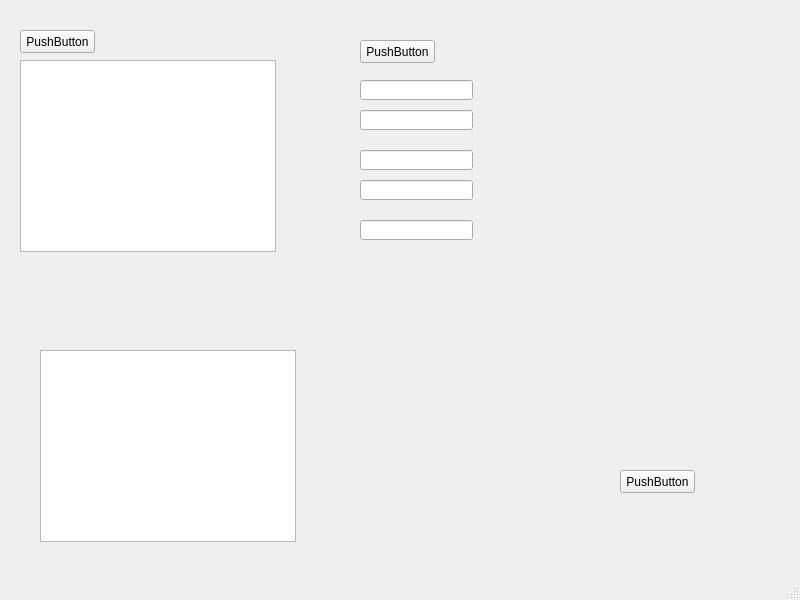
<?xml version="1.0" encoding="UTF-8"?>
<ui version="4.0">
 <class>MainWindow</class>
 <widget class="QMainWindow" name="MainWindow">
  <property name="geometry">
   <rect>
    <x>0</x>
    <y>0</y>
    <width>800</width>
    <height>600</height>
   </rect>
  </property>
  <property name="windowTitle">
   <string>MainWindow</string>
  </property>
  <widget class="QWidget" name="centralwidget">
   <widget class="QListWidget" name="listWidget">
    <property name="geometry">
     <rect>
      <x>20</x>
      <y>60</y>
      <width>256</width>
      <height>192</height>
     </rect>
    </property>
   </widget>
   <widget class="QLineEdit" name="lineEdit">
    <property name="geometry">
     <rect>
      <x>360</x>
      <y>80</y>
      <width>113</width>
      <height>20</height>
     </rect>
    </property>
   </widget>
   <widget class="QLineEdit" name="lineEdit_2">
    <property name="geometry">
     <rect>
      <x>360</x>
      <y>110</y>
      <width>113</width>
      <height>20</height>
     </rect>
    </property>
   </widget>
   <widget class="QLineEdit" name="lineEdit_3">
    <property name="geometry">
     <rect>
      <x>360</x>
      <y>150</y>
      <width>113</width>
      <height>20</height>
     </rect>
    </property>
   </widget>
   <widget class="QLineEdit" name="lineEdit_4">
    <property name="geometry">
     <rect>
      <x>360</x>
      <y>180</y>
      <width>113</width>
      <height>20</height>
     </rect>
    </property>
   </widget>
   <widget class="QLineEdit" name="lineEdit_5">
    <property name="geometry">
     <rect>
      <x>360</x>
      <y>220</y>
      <width>113</width>
      <height>20</height>
     </rect>
    </property>
   </widget>
   <widget class="QGraphicsView" name="graphicsView">
    <property name="geometry">
     <rect>
      <x>40</x>
      <y>350</y>
      <width>256</width>
      <height>192</height>
     </rect>
    </property>
   </widget>
   <widget class="QPushButton" name="pushButton">
    <property name="geometry">
     <rect>
      <x>20</x>
      <y>30</y>
      <width>75</width>
      <height>23</height>
     </rect>
    </property>
    <property name="text">
     <string>PushButton</string>
    </property>
   </widget>
   <widget class="QPushButton" name="pushButton_2">
    <property name="geometry">
     <rect>
      <x>360</x>
      <y>40</y>
      <width>75</width>
      <height>23</height>
     </rect>
    </property>
    <property name="text">
     <string>PushButton</string>
    </property>
   </widget>
   <widget class="QPushButton" name="pushButton_3">
    <property name="geometry">
     <rect>
      <x>620</x>
      <y>470</y>
      <width>75</width>
      <height>23</height>
     </rect>
    </property>
    <property name="text">
     <string>PushButton</string>
    </property>
   </widget>
  </widget>
  <widget class="QMenuBar" name="menubar">
   <property name="geometry">
    <rect>
     <x>0</x>
     <y>0</y>
     <width>800</width>
     <height>21</height>
    </rect>
   </property>
  </widget>
  <widget class="QStatusBar" name="statusbar"/>
 </widget>
 <resources/>
 <connections/>
</ui>
